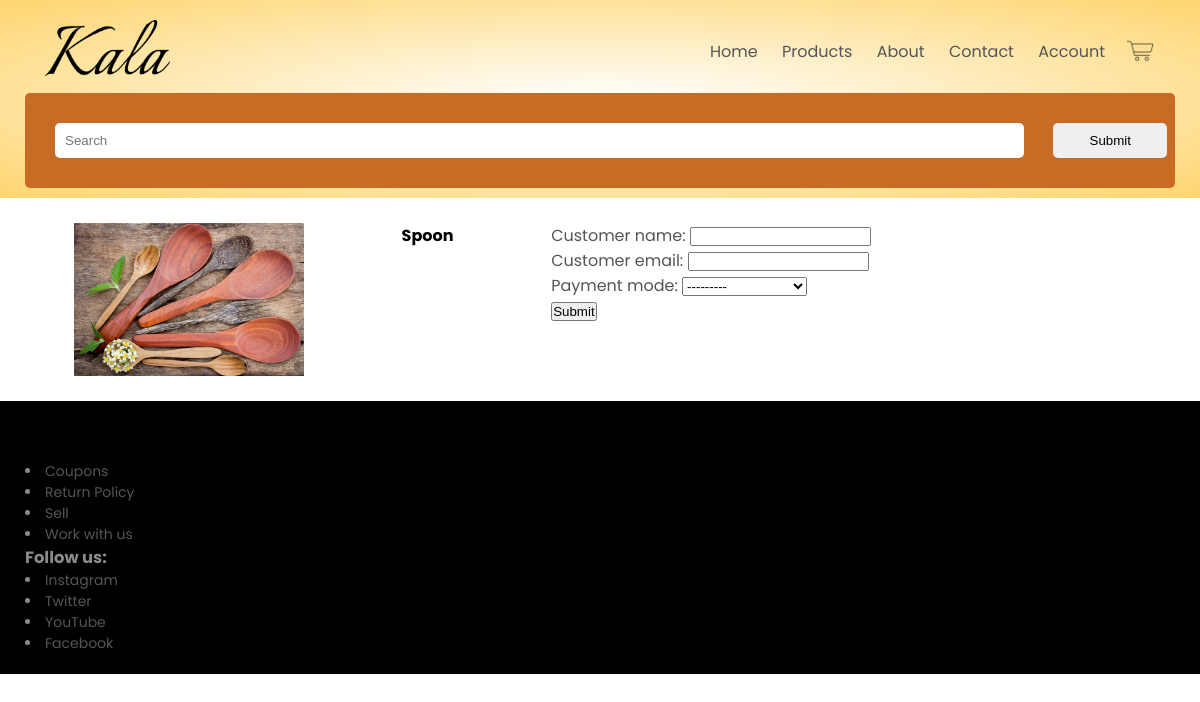
Page /checkout/3 on the committed database.
### kala/models.py (models this page shows, shortened)
class Product(models.Model):
    id = models.AutoField
    product_name = models.CharField(max_length = 50)
    category = models.CharField(max_length=50, default='')
    price = models.IntegerField(default = 0)
    desc = models.CharField(max_length = 300)
    pub_date = models.DateField(default=date.today)
    image = models.ImageField(upload_to="static/images",default='')

### kala/views.py (the view)
# urls.py: path('checkout/<int:prodid>', views.checkout, name = 'Checkout'),
def checkout(request,prodid):
    prod = Product.objects.filter(id=prodid)
    if request.method == 'POST':
        form = CheckoutForm(request.POST, request.FILES)
        if form.is_valid():
            form_f = form.save(commit=False)
            form_f.product_id = prodid
            form_f.save()
            customer_email = form.cleaned_data['customer_email']
            subject = 'Order Placed!'
            message = 'Your order of {0} has been placed\nOrder number: {1}\nThank you for shopping with us and supporting independant artists!'.format(prod[0],form_f.id)
            send_mail(subject,message,'shopart.kala@gmail.com',[customer_email])
            return HttpResponse("Order Placed!")
    else:
        form = CheckoutForm()
    return render(request, 'checkout.html', {'form' : form,'prod':prod[0]})

### kala/forms.py
class CheckoutForm(forms.ModelForm):
    class Meta:
        model = Checkout
        fields = ['customer_name','customer_email','payment_mode']

### templates/checkout.html (shortened to what this page needs)
{% extends 'basic.html' %}
{% load static %}
{% block body %}
<link rel="stylesheet" href="{% static 'css/stylecheckout.css' %}">
<div class="input">
    <img class="img" src="{{prod.image.url}}" width="20%" >
    <h4>{{prod.product_name}}</h4>
    <form method = "post" enctype="multipart/form-data" class="col-2">
        {{ form.as_p }}
        <button type="submit">Submit</button>
    </form>
</div>
{% endblock %}

### kala/static/css/style.css (style rules this page uses)
* { margin: 0; padding: 0; box-sizing: border-box; }
body { font-family: 'Poppins', sans-serif; }
p { color: #555; }

### kala/static/css/stylecheckout.css (style rules this page uses)
* { margin: 0; padding: 0; box-sizing: border-box; }
.input { display:inline-flex; align-items:centre; flex-wrap: wrap; justify-content: space-around; margin: 25px; column-gap: 0px; }
.col-2 { width: 50%; }

### rows in the picture
Product: image (picture), product_name "Spoon"
